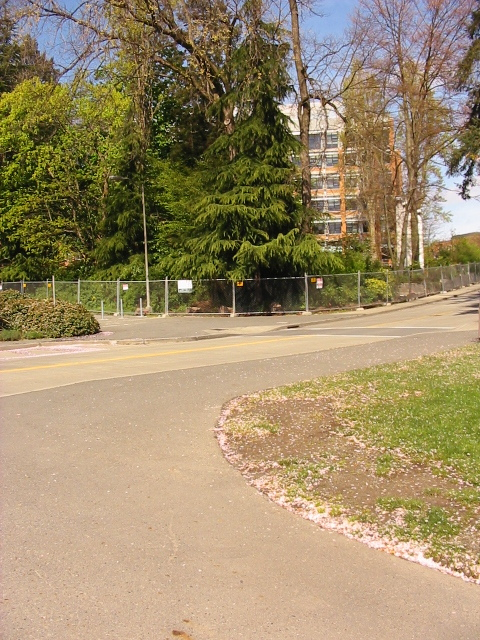
//> input picture epilineRectify/trees_001.jpg, 480 x 640 px
$ ./EpilineRectify   (built with g++ and OpenCV 4)
//> lines starting //> are read from the running program, lines starting //| are printed output that depends on the picture
# include "opencv2/core/core.hpp"
# include "opencv2/features2d/features2d.hpp"
# include "opencv2/highgui/highgui.hpp"
# include "opencv2/nonfree/features2d.hpp"
#include"opencv2/calib3d/calib3d.hpp"
#include"opencv2/imgproc/imgproc.hpp"
using namespace cv;

int main()
{
	Mat img_1 = imread("trees_001.jpg", CV_LOAD_IMAGE_GRAYSCALE);
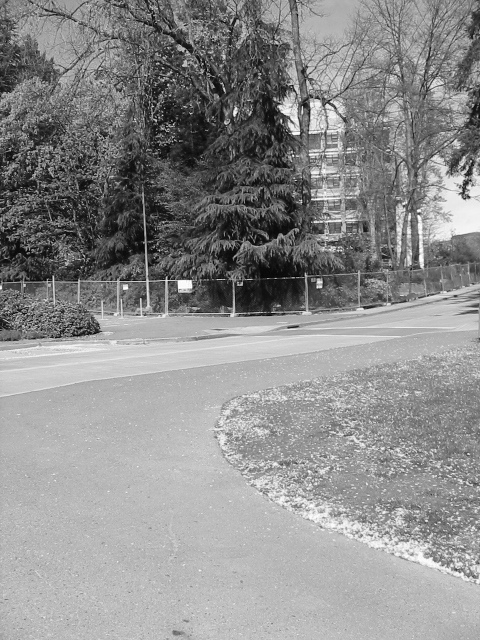
//> img_1: 640 rows x 480 cols, CV_8UC1; min 1, max 255, mean 141.6
	Mat img_2 = imread("trees_002.jpg", CV_LOAD_IMAGE_GRAYSCALE);
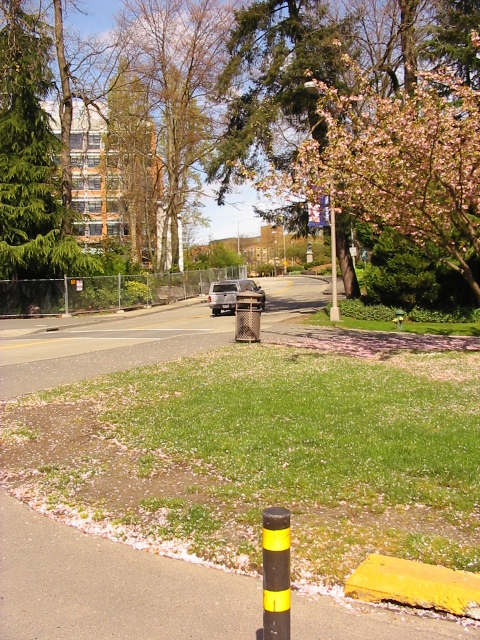
//> input picture epilineRectify/trees_002.jpg, 480 x 640 px
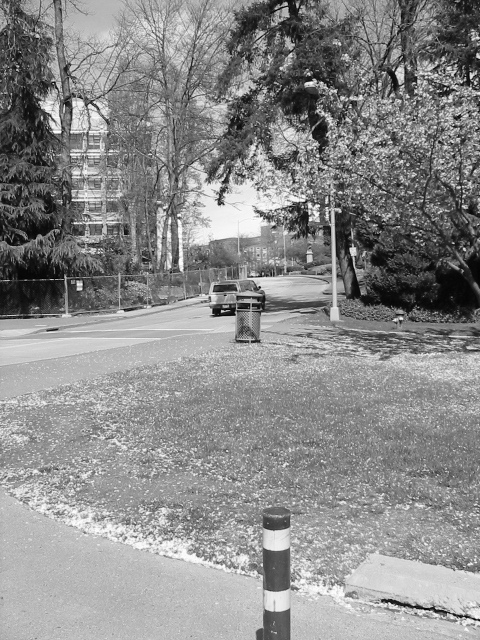
//> img_2: 640 rows x 480 cols, CV_8UC1; min 0, max 255, mean 139
	if (!img_1.data || !img_2.data)
	{
		printf(" --(!) Error reading images \n"); return -1;
	}
	//-- Step 1: Detect the keypoints using SURF Detector
	int minHessian = 400;
//> (the run ends here: the program needs code that is not available in this run, at `SurfFeatureDetector detector(minHessian);`)
